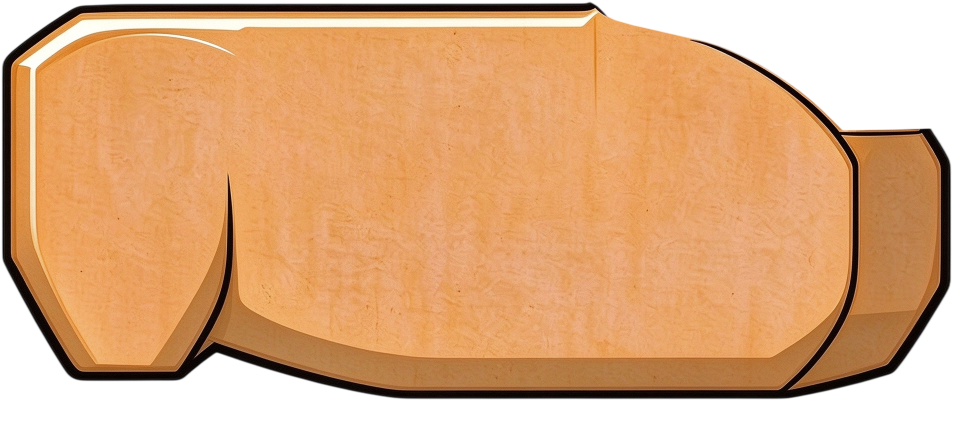
#> input picture assets/horse-upper/pieces/body.png, 1956 x 852 px (shown at 1/2 size)
$ python -i render.py   (imports and definitions only)   (older library calls are emulated)
#> lines starting #> are read from the running program, lines starting #| are printed output that depends on the picture
"""Beveled-block renderer (pycairo) + paper texture borrowed from body.png."""
import math
import os

import cairo
import numpy as np
from PIL import Image, ImageFilter

from geom import dedupe, edge_normal, ensure_cw, lerp, offset_poly

OL = 15.0  # outline width, canvas px (body outline is ~14px + soft edge)
OUTLINE = (13, 8, 5)

BODY_PNG = os.path.join(os.path.dirname(os.path.abspath(__file__)), '..', 'horse-upper', 'pieces', 'body.png')
TEX_BOX = (480, 130, 1150, 560)  # clean face region of body.png (body-local px)


def c255(c):
    return tuple(v / 255.0 for v in c)


# [42 lines left out: functions dir_lerp, path_poly, fill_poly, outline, not called in this run]


def _axis_aligned(n, tol=20.0):
    ang = math.degrees(math.atan2(n[1], n[0])) % 90.0
    return ang < tol or ang > 90.0 - tol


# [42 lines left out: function bevel_block, not called in this run]


class Canvas:
    """A piece surface; local coordinates have the pivot at (0, 0)."""

    # [9 lines left out: function __init__, not called in this run]

    @property
    def pivot(self):
        return (-self.ox, -self.oy)

    # [9 lines left out: function rgba, not called in this run]


_TEX = None
TEX_FACE_L = 168.0  # mean luminance of the body face the texture was sampled from


def body_texture():
    """RGB high-pass of the body's paper/fibre texture (zero mean, body px units)."""
    global _TEX
    if _TEX is None:
        import cv2
        im = np.asarray(Image.open(BODY_PNG).convert('RGB').crop(TEX_BOX), np.float32)
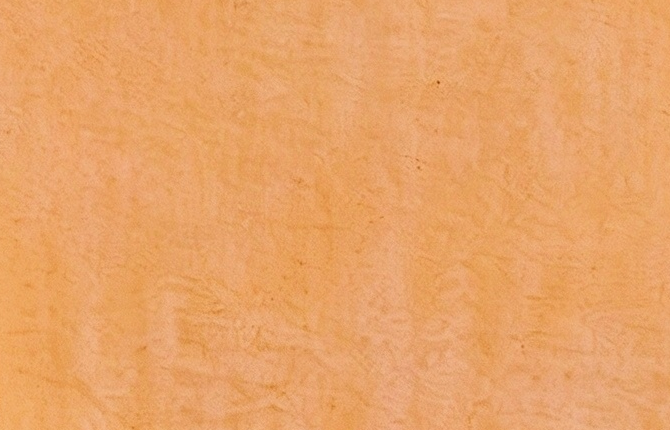
#> im: shape (430, 670, 3) float32; mean R, G, B 233, 163.7, 104.4
        low = cv2.GaussianBlur(im, (0, 0), 30)
        D = im - low
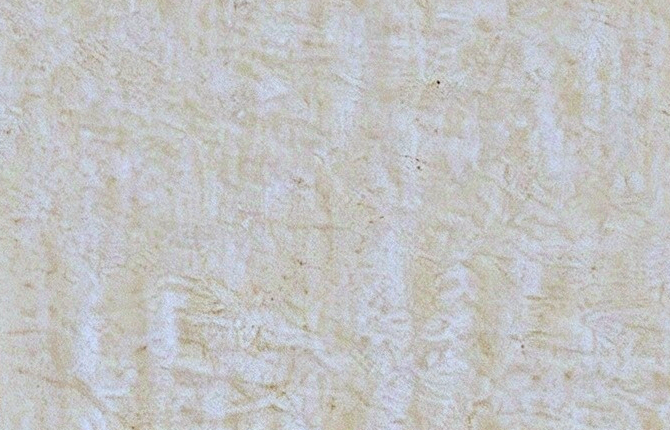
#> D: shape (430, 670, 3) float32; mean R, G, B 0, 0, 0; drawn with min black and max white
        D = np.clip(D, -28, 28)
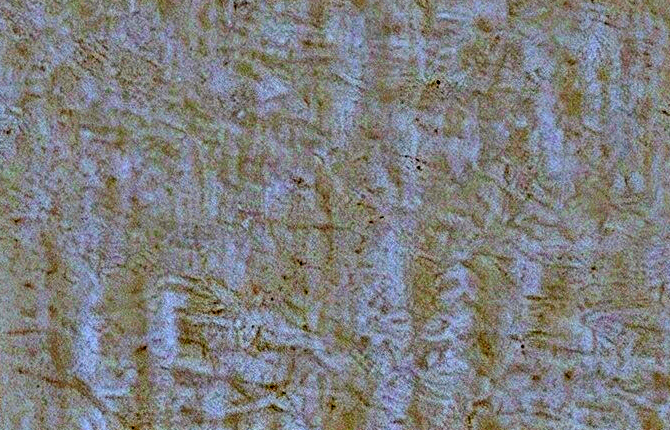
#> D: shape (430, 670, 3) float32; mean R, G, B 0, 0, 0; drawn with min black and max white
        _TEX = D - D.reshape(-1, 3).mean(0)
    return _TEX


# [39 lines left out: functions tex_field, finish, not called in this run]

>>> result = body_texture()
